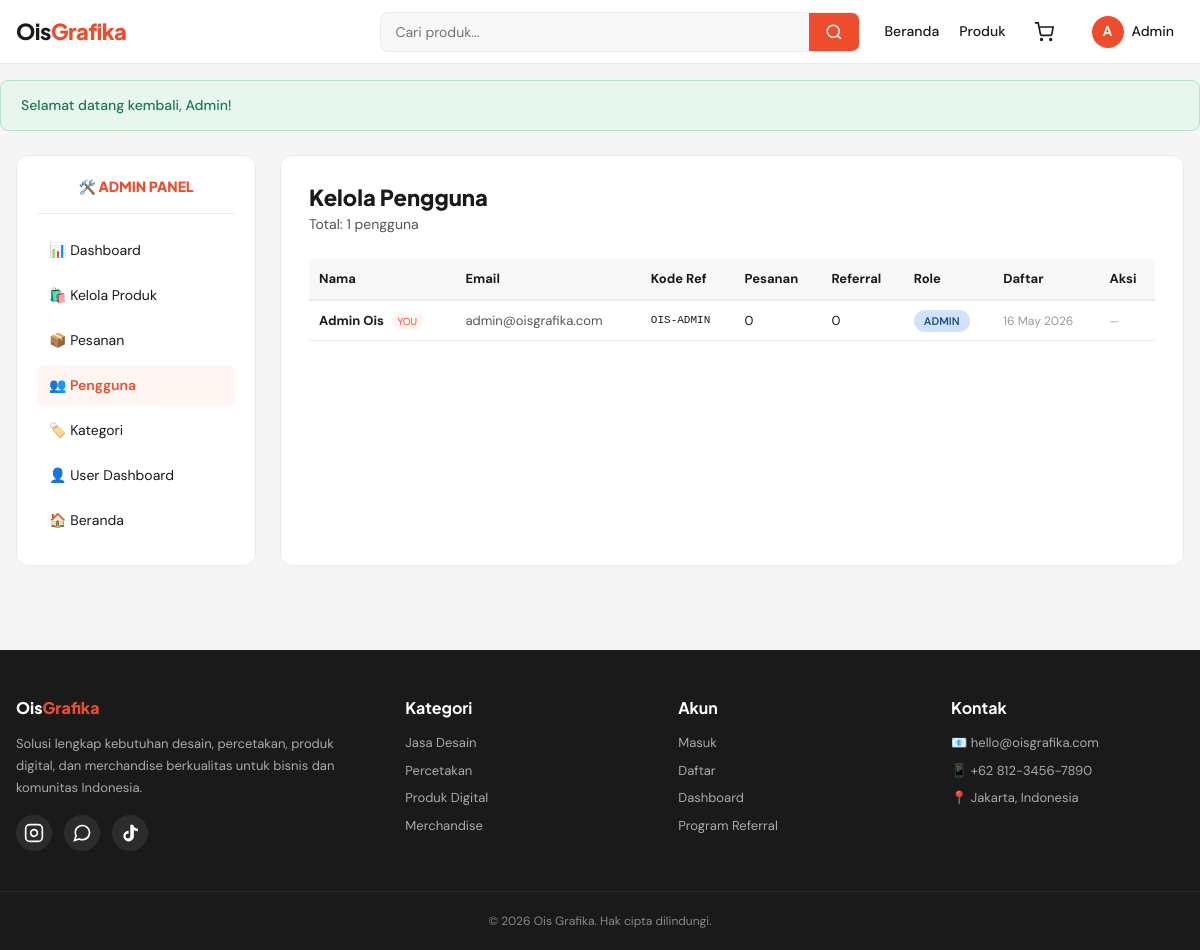
Page /ois-grafika/admin/users.php (signed in) on the committed database.
### tables this page shows
CREATE TABLE users (
    id INT AUTO_INCREMENT PRIMARY KEY,
    name VARCHAR(100) NOT NULL,
    email VARCHAR(150) UNIQUE NOT NULL,
    phone VARCHAR(20),
    password VARCHAR(255) NOT NULL,
    role ENUM('user', 'admin') DEFAULT 'user',
    referral_code VARCHAR(20) UNIQUE NOT NULL,
    referred_by INT DEFAULT NULL,
    balance DECIMAL(12,2) DEFAULT 0,
    avatar VARCHAR(255) DEFAULT NULL,
    created_at TIMESTAMP DEFAULT CURRENT_TIMESTAMP,
    FOREIGN KEY (referred_by) REFERENCES users(id) ON DELETE SET NULL
);

### ois-grafika/admin/users.php (the view, shortened to what this page needs)
<?php
require_once __DIR__ . '/../includes/header.php';
$users = $pdo->query("SELECT u.*, (SELECT COUNT(*) FROM orders WHERE user_id = u.id) as order_count, (SELECT COUNT(*) FROM users WHERE referred_by = u.id) as referral_count FROM users u ORDER BY u.created_at DESC")->fetchAll();
?>
<div class="dashboard">
    <aside class="dash-sidebar">
        <div style="text-align: center; padding-bottom: 16px; border-bottom: 1px solid var(--border); margin-bottom: 16px;">
            <div style="font-family: var(--font-display); font-weight: 800; color: var(--primary);">🛠️ ADMIN PANEL</div>
        </div>
        <ul class="dash-menu">
            <li><a href="<?= SITE_URL ?>/admin/index.php">📊 Dashboard</a></li>
            <li><a href="<?= SITE_URL ?>/admin/produk.php">🛍️ Kelola Produk</a></li>
            <li><a href="<?= SITE_URL ?>/admin/pesanan.php">📦 Pesanan</a></li>
            <li><a href="<?= SITE_URL ?>/admin/users.php" class="active">👥 Pengguna</a></li>
            <li><a href="<?= SITE_URL ?>/admin/kategori.php">🏷️ Kategori</a></li>
            <li><a href="<?= SITE_URL ?>/dashboard.php">👤 User Dashboard</a></li>
            <li><a href="<?= SITE_URL ?>/index.php">🏠 Beranda</a></li>
        </ul>
    </aside>
    <div class="dash-content">
        <h1 class="dash-title">Kelola Pengguna</h1>
        <p class="dash-subtitle">Total: <?= count($users) ?> pengguna</p>
        <div style="overflow-x: auto; margin-top: 20px;">
            <table style="width: 100%; border-collapse: collapse; font-size: 13px;">
                <thead>
                    <tr style="background: var(--bg-gray); border-bottom: 2px solid var(--border);">
                        <th style="text-align: left; padding: 10px;">Nama</th>
                        <th style="text-align: left; padding: 10px;">Email</th>
                        <th style="text-align: left; padding: 10px;">Kode Ref</th>
                        <th style="text-align: left; padding: 10px;">Pesanan</th>
                        <th style="text-align: left; padding: 10px;">Referral</th>
                        <th style="text-align: left; padding: 10px;">Role</th>
                        <th style="text-align: left; padding: 10px;">Daftar</th>
                        <th style="text-align: left; padding: 10px;">Aksi</th>
                    </tr>
                </thead>
                <tbody>
                    <?php foreach ($users as $u): ?>
                        <tr style="border-bottom: 1px solid var(--border);">
                            <td style="padding: 10px;">
                                <strong><?= clean($u['name']) ?></strong>
                                <?php if ($u['id'] == $_SESSION['user_id']): ?>
                                    <span style="font-size: 10px; background: var(--primary-light); color: var(--primary); padding: 1px 6px; border-radius: 8px; margin-left: 4px;">YOU</span>
                                <?php endif; ?>
                            </td>
                            <td style="padding: 10px; color: var(--text-light);"><?= clean($u['email']) ?></td>
                            <td style="padding: 10px; font-family: monospace; font-size: 11px;"><?= clean($u['referral_code']) ?></td>
                            <td style="padding: 10px;"><?= $u['order_count'] ?></td>
                            <td style="padding: 10px;"><?= $u['referral_count'] ?></td>
                            <td style="padding: 10px;">
                                <span class="status-badge <?= $u['role'] === 'admin' ? 'status-paid' : 'status-completed' ?>">
                                    <?= ucfirst($u['role']) ?>
                                </span>
                            </td>
                            <td style="padding: 10px; color: var(--text-muted); font-size: 12px;"><?= date('d M Y', strtotime($u['created_at'])) ?></td>
                            <td style="padding: 10px;">
                                <?php if ($u['id'] != $_SESSION['user_id']): ?>
                                    <div style="display: flex; gap: 6px;">
                                        <form method="POST" style="display: inline;">
                                            <input type="hidden" name="csrf_token" value="<?= csrfToken() ?>">
                                            <input type="hidden" name="id" value="<?= $u['id'] ?>">
                                            <input type="hidden" name="current_role" value="<?= $u['role'] ?>">
                                            <button type="submit" name="toggle_role" class="btn btn-sm btn-secondary" data-confirm="Ubah role user ini?">
                                                <?= $u['role'] === 'admin' ? '↓ User' : '↑ Admin' ?>
                                            </button>
                                        </form>
                                        <form method="POST" style="display: inline;">
                                            <input type="hidden" name="csrf_token" value="<?= csrfToken() ?>">
                                            <input type="hidden" name="id" value="<?= $u['id'] ?>">
                                            <button type="submit" name="delete" class="btn btn-sm btn-danger" data-confirm="Hapus user ini? Semua data terkait akan hilang.">Hapus</button>
                                        </form>
                                    </div>
                                <?php else: ?>
                                    <span style="color: var(--text-muted); font-size: 11px;">—</span>
                                <?php endif; ?>
                            </td>
                        </tr>
                    <?php endforeach; ?>
                </tbody>
            </table>
        </div>
    </div>
</div>
<?php require_once __DIR__ . '/../includes/footer.php'; ?>

### ois-grafika/includes/header.php (shortened to what this page needs)
<?php
require_once __DIR__ . '/functions.php';
$currentUser = getCurrentUser();
?>
<!DOCTYPE html>
<html lang="id">
<head>
    <link rel="stylesheet" href="<?= SITE_URL ?>/assets/css/style.css">
    <link rel="stylesheet" href="<?= SITE_URL ?>/assets/css/components.css">
    <link rel="stylesheet" href="<?= SITE_URL ?>/assets/css/responsive.css">
</head>
<body>
<header class="navbar">
    <div class="nav-container">
        <a href="<?= SITE_URL ?>/index.php" class="nav-logo">
            Ois<span class="accent">Grafika</span>
        </a>
        <nav class="nav-menu" id="navMenu">
            <form action="<?= SITE_URL ?>/produk.php" method="GET" class="nav-search">
                <input type="text" name="q" placeholder="Cari produk..." value="<?= clean($_GET['q'] ?? '') ?>">
                <button type="submit" aria-label="Cari">
                    <svg width="18" height="18" viewBox="0 0 24 24" fill="none" stroke="currentColor" stroke-width="2">
                        <circle cx="11" cy="11" r="8"></circle>
                        <path d="m21 21-4.35-4.35"></path>
                    </svg>
                </button>
            </form>
            <ul class="nav-links">
                <li><a href="<?= SITE_URL ?>/index.php">Beranda</a></li>
                <li><a href="<?= SITE_URL ?>/produk.php">Produk</a></li>
                <?php if ($currentUser): ?>
                    <li>
                        <a href="<?= SITE_URL ?>/keranjang.php" class="nav-cart">
                            <svg width="20" height="20" viewBox="0 0 24 24" fill="none" stroke="currentColor" stroke-width="2">
                                <circle cx="9" cy="21" r="1"></circle>
                                <circle cx="20" cy="21" r="1"></circle>
                                <path d="M1 1h4l2.68 13.39a2 2 0 0 0 2 1.61h9.72a2 2 0 0 0 2-1.61L23 6H6"></path>
                            </svg>
                        </a>
                    </li>
                    <li class="nav-user">
                        <a href="#" class="nav-user-toggle">
                            <span class="user-avatar"><?= strtoupper(substr($currentUser['name'], 0, 1)) ?></span>
                            <span class="user-name"><?= clean(explode(' ', $currentUser['name'])[0]) ?></span>
                        </a>
                    </li>
                <?php else: ?>
                    <li><a href="<?= SITE_URL ?>/login.php" class="btn-text">Masuk</a></li>
                    <li><a href="<?= SITE_URL ?>/register.php" class="btn-primary">Daftar</a></li>
                <?php endif; ?>
            </ul>
        </nav>
    </div>
</header>
<main class="main-content">
<?= showFlash() ?>

### ois-grafika/assets/css/style.css (style rules this page uses)
:root { --primary: #ee4d2d; --primary-dark: #d33d20; --primary-light: #fff5f3; --secondary: #1a1a1a; --accent: #f69113; --bg: #f5f5f5; --bg-white: #ffffff; --bg-gray: #f8f8f8; --text: #1a1a1a; --text-light: #555; --text-muted: #999; --border: #ebebeb; --border-dark: #d0d0d0; --success: #26aa99; --danger: #e53935; --warning: #f59e0b; --info: #2196f3; --radius-sm: 4px; --radius: 8px; --radius-lg: 12px; --radius-xl: 16px; --shadow-sm: 0 1px 2px rgba(0,0,0,0.05); --shadow: 0 2px 8px rgba(0,0,0,0.08); --shadow-lg: 0 8px 24px rgba(0,0,0,0.12); --font-display: 'Plus Jakarta Sans', sans-serif; --font-body: 'DM Sans', sans-serif; --container-max: 1280px; --navbar-height: 64px; }
*, *::before, *::after { box-sizing: border-box; margin: 0; padding: 0; }
html { scroll-behavior: smooth; }
body { font-family: var(--font-body); color: var(--text); background: var(--bg); line-height: 1.5; font-size: 14px; -webkit-font-smoothing: antialiased; min-height: 100vh; display: flex; flex-direction: column; }
a { color: inherit; text-decoration: none; }
button { font-family: inherit; cursor: pointer; border: none; background: none; }
input, textarea, select { font-family: inherit; font-size: 14px; }
h1, h2, h3, h4 { font-family: var(--font-display); font-weight: 700; color: var(--text); line-height: 1.2; }
.main-content { flex: 1; width: 100%; }
.navbar { background: var(--bg-white); border-bottom: 1px solid var(--border); position: sticky; top: 0; z-index: 100; height: var(--navbar-height); }
.nav-container { max-width: var(--container-max); margin: 0 auto; padding: 0 16px; height: 100%; display: flex; align-items: center; justify-content: space-between; gap: 24px; }
.nav-logo { font-family: var(--font-display); font-size: 22px; font-weight: 800; letter-spacing: -0.5px; color: var(--text); white-space: nowrap; }
.nav-logo .accent { color: var(--primary); }
.nav-menu { display: flex; align-items: center; gap: 24px; flex: 1; justify-content: flex-end; }
.nav-search { flex: 1; max-width: 480px; display: flex; background: var(--bg-gray); border-radius: var(--radius); border: 1px solid var(--border); overflow: hidden; transition: border-color 0.2s; }
.nav-search input { flex: 1; border: none; background: transparent; padding: 10px 14px; outline: none; font-size: 14px; }
.nav-search button { padding: 0 16px; background: var(--primary); color: white; display: flex; align-items: center; }
.nav-links { display: flex; align-items: center; gap: 20px; list-style: none; }
.nav-links > li > a { font-size: 14px; font-weight: 500; color: var(--text); transition: color 0.2s; }
.nav-cart { position: relative; display: flex; align-items: center; padding: 8px; color: var(--text); }
.nav-user { position: relative; }
.nav-user-toggle { display: flex; align-items: center; gap: 8px; padding: 6px 10px; border-radius: var(--radius); transition: background 0.2s; }
.user-avatar { width: 32px; height: 32px; border-radius: 50%; background: var(--primary); color: white; display: flex; align-items: center; justify-content: center; font-weight: 700; font-size: 14px; }
.user-name { font-weight: 500; font-size: 14px; }

### ois-grafika/assets/css/components.css (style rules this page uses)
.dashboard { max-width: var(--container-max); margin: 24px auto; padding: 0 16px; display: grid; grid-template-columns: 240px 1fr; gap: 24px; }
.dash-sidebar { background: white; border-radius: var(--radius-lg); border: 1px solid var(--border); padding: 20px; height: fit-content; }
.dash-menu { list-style: none; }
.dash-menu li a { display: flex; align-items: center; gap: 10px; padding: 10px 12px; font-size: 14px; border-radius: var(--radius); margin-bottom: 4px; transition: all 0.2s; }
.dash-menu li a.active { background: var(--primary-light); color: var(--primary); font-weight: 600; }
.dash-content { background: white; border-radius: var(--radius-lg); border: 1px solid var(--border); padding: 28px; }
.dash-title { font-family: var(--font-display); font-size: 22px; font-weight: 800; margin-bottom: 4px; }
.dash-subtitle { color: var(--text-light); margin-bottom: 24px; font-size: 14px; }
.status-badge { padding: 4px 10px; border-radius: 20px; font-size: 11px; font-weight: 600; text-transform: uppercase; }
.status-paid { background: #cfe2ff; color: #1c4d80; }

### rows in the picture
users: name "A", name "Admin", name "Admin Ois", shows "YOU", email "admin@oisgrafika.com", referral_code "OIS-ADMIN", order_count "0", referral_count "0", role "ADMIN", created_at "16 May 2026"

### other values in the picture
$flash['message'] "Selamat datang kembali, Admin!"
count($users) "1"
